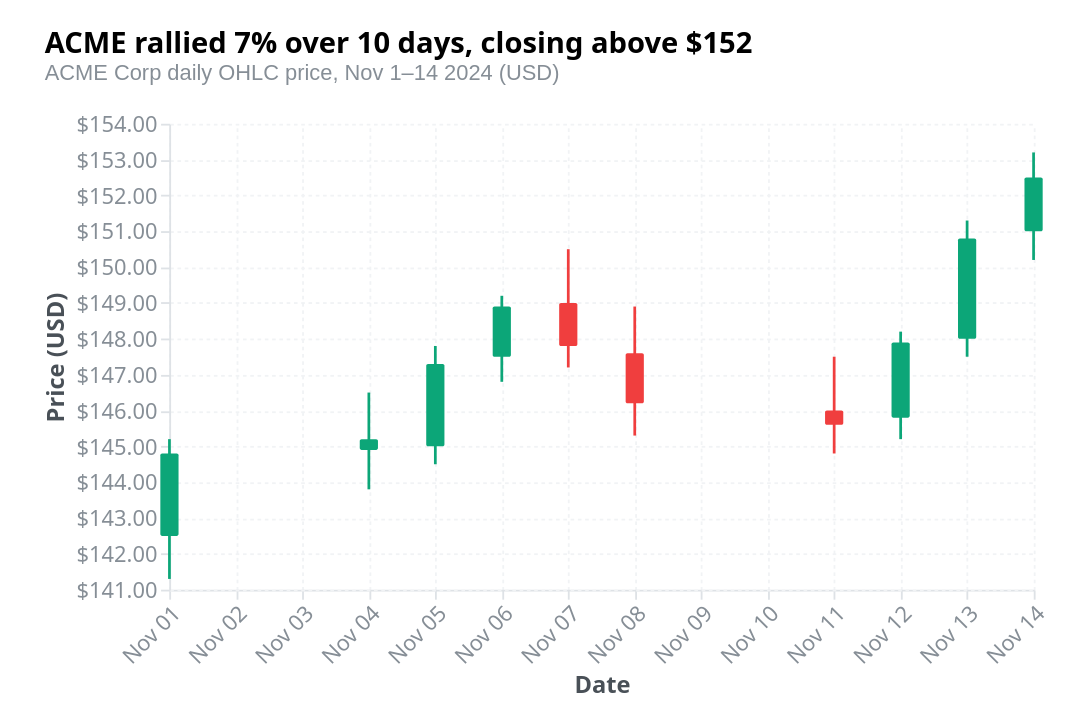

Express this chart as Vega-Lite.
### Vega specification from a JSON file in a GitHub repository (floating-point values rounded to 4 significant figures)
{"_metadata": {"customization": ["Replace 'values' array with your OHLC data", "Change field names in scales, axes, and marks to match your data", "Adjust bullish/bearish colors in the rule and rect marks (default: green #0ca678 / red #f03e3e)", "Change 'bandWidth' signal value to adjust candle body thickness", "Modify title and description for your context"], "dataFormat": "Array of objects with 'date' (ISO 8601 date string), 'open' (quantitative), 'high' (quantitative), 'low' (quantitative), and 'close' (quantitative) fields. One object per trading period.", "notes": "Two mark layers: rule marks draw the high-low wick, rect marks draw the open-close body. A 'bullish' formula field drives conditional fill. Hover highlights the active candle."}, "$schema": "https://vega.github.io/schema/vega/v6.json", "autosize": {"contains": "padding", "type": "fit"}, "axes": [{"domainColor": "#dee2e6", "format": "%b %d", "grid": true, "gridColor": "#f1f3f5", "gridDash": [2, 2], "labelAlign": "right", "labelAngle": -45, "labelColor": "#868e96", "labelFontSize": 12, "orient": "bottom", "scale": "x", "tickColor": "#dee2e6", "title": "Date", "titleColor": "#495057", "titleFontSize": 13}, {"domainColor": "#dee2e6", "format": "$,.2f", "grid": true, "gridColor": "#f1f3f5", "gridDash": [2, 2], "labelColor": "#868e96", "labelFontSize": 12, "orient": "left", "scale": "y", "tickColor": "#dee2e6", "title": "Price (USD)", "titleColor": "#495057", "titleFontSize": 13}], "config": {"aria": true, "axis": {"labelFont": "system-ui, -apple-system, sans-serif", "titleFont": "system-ui, -apple-system, sans-serif"}, "title": {"font": "system-ui, -apple-system, sans-serif"}}, "data": [{"name": "source", "transform": [{"as": "dateVal", "expr": "toDate(datum.date)", "type": "formula"}, {"as": "bullish", "expr": "datum.open <= datum.close", "type": "formula"}, {"as": "bodyHigh", "expr": "max(datum.open, datum.close)", "type": "formula"}, {"as": "bodyLow", "expr": "min(datum.open, datum.close)", "type": "formula"}], "values": [{"close": 144.8, "date": "2024-11-01", "high": 145.2, "low": 141.3, "open": 142.5}, {"close": 145.2, "date": "2024-11-04", "high": 146.5, "low": 143.8, "open": 144.9}, {"close": 147.3, "date": "2024-11-05", "high": 147.8, "low": 144.5, "open": 145.0}, {"close": 148.9, "date": "2024-11-06", "high": 149.2, "low": 146.8, "open": 147.5}, {"close": 147.8, "date": "2024-11-07", "high": 150.5, "low": 147.2, "open": 149.0}, {"close": 146.2, "date": "2024-11-08", "high": 148.9, "low": 145.3, "open": 147.6}, {"close": 145.6, "date": "2024-11-11", "high": 147.5, "low": 144.8, "open": 146.0}, {"close": 147.9, "date": "2024-11-12", "high": 148.2, "low": 145.2, "open": 145.8}, {"close": 150.8, "date": "2024-11-13", "high": 151.3, "low": 147.5, "open": 148.0}, {"close": 152.5, "date": "2024-11-14", "high": 153.2, "low": 150.2, "open": 151.0}]}], "description": "Candlestick chart showing daily OHLC price movements for ACME Corp over 10 trading days. Stock gained 7% from $142.50 to $152.50. Green candles (close > open) dominate: 7 bullish vs. 3 bearish days.", "height": 400, "marks": [{"encode": {"enter": {"strokeWidth": {"value": 1.5}, "x": {"field": "dateVal", "scale": "x"}, "y": {"field": "low", "scale": "y"}, "y2": {"field": "high", "scale": "y"}}, "update": {"opacity": [{"test": "hovered === null || hovered.date === datum.date", "value": 1}, {"value": 0.25}], "stroke": [{"test": "datum.bullish", "value": "#0ca678"}, {"value": "#f03e3e"}]}}, "from": {"data": "source"}, "type": "rule"}, {"encode": {"enter": {"cornerRadiusBottomLeft": {"value": 1}, "cornerRadiusBottomRight": {"value": 1}, "cornerRadiusTopLeft": {"value": 1}, "cornerRadiusTopRight": {"value": 1}, "tooltip": {"signal": "{'Date': timeFormat(datum.dateVal, '%B %d, %Y'), 'Open ($)': '$' + format(datum.open, ',.2f'), 'High ($)': '$' + format(datum.high, ',.2f'), 'Low ($)': '$' + format(datum.low, ',.2f'), 'Close ($)': '$' + format(datum.close, ',.2f')}"}, "width": {"signal": "bandWidth"}, "x": {"signal": "scale('x', datum.dateVal) - bandWidth / 2"}, "y": {"field": "bodyHigh", "scale": "y"}, "y2": {"field": "bodyLow", "scale": "y"}}, "update": {"fill": [{"test": "datum.bullish", "value": "#0ca678"}, {"value": "#f03e3e"}], "opacity": [{"test": "hovered === null || hovered.date === datum.date", "value": 1}, {"value": 0.25}]}}, "from": {"data": "source"}, "type": "rect"}], "padding": {"bottom": 16, "left": 24, "right": 24, "top": 16}, "scales": [{"domain": {"data": "source", "field": "dateVal"}, "name": "x", "padding": 0.1, "range": "width", "type": "time"}, {"domain": {"data": "source", "fields": ["low", "high"]}, "name": "y", "nice": true, "range": "height", "type": "linear", "zero": false}], "signals": [{"name": "bandWidth", "value": 10}, {"name": "hovered", "on": [{"events": "rect:pointerover", "update": "datum"}, {"events": "rect:pointerout", "update": "null"}], "value": null}], "title": {"anchor": "start", "fontSize": 16, "offset": 16, "subtitle": "ACME Corp daily OHLC price, Nov 1–14 2024 (USD)", "subtitleColor": "#868e96", "subtitleFontSize": 12, "text": "ACME rallied 7% over 10 days, closing above $152"}, "width": 600}
